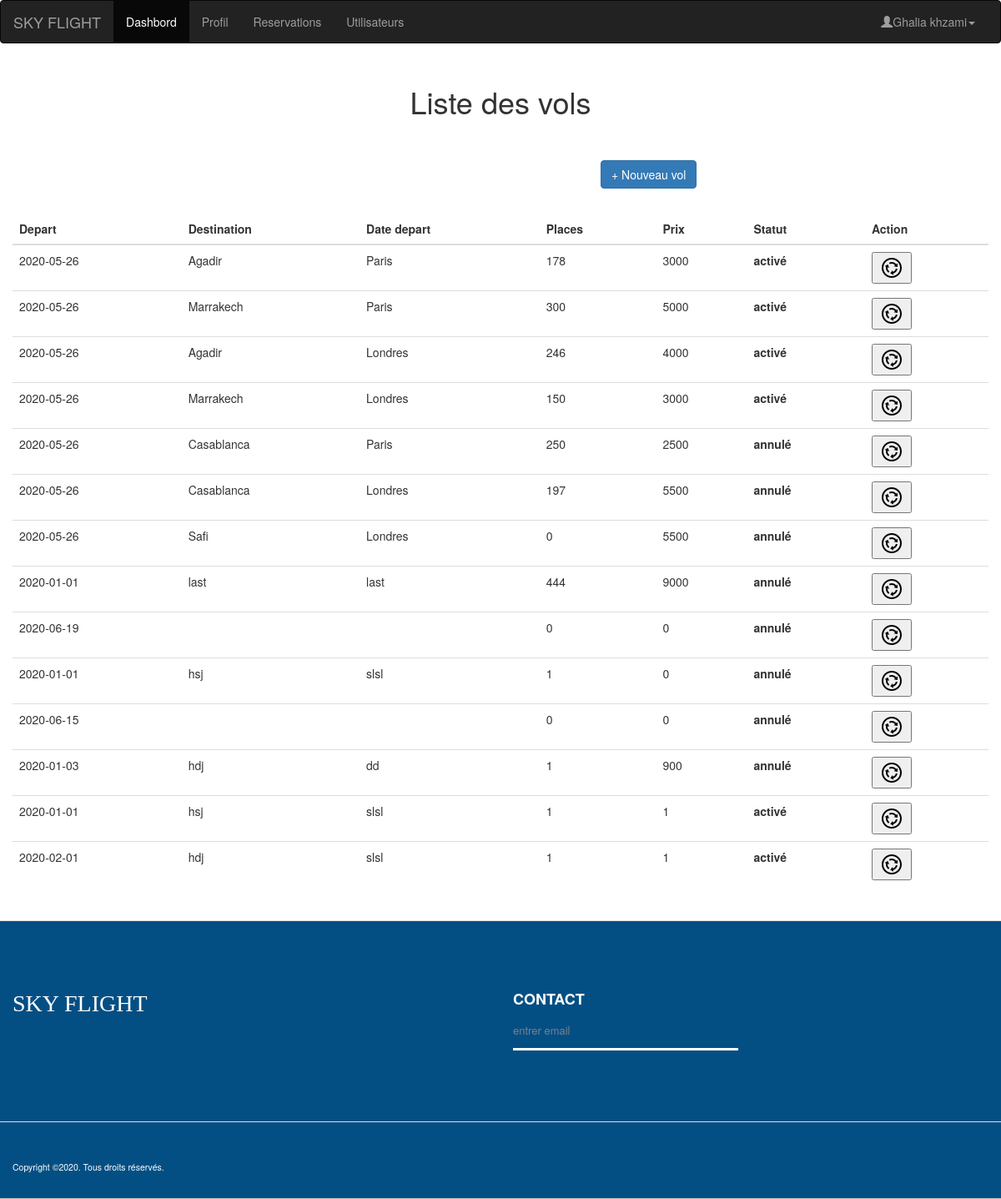
The app's page /dashbord.php (signed in) with its own data.
### tables this page shows
CREATE TABLE `vols` (
  `id` int(11) NOT NULL,
  `depart` varchar(254) DEFAULT NULL,
  `destination` varchar(254) DEFAULT NULL,
  `date_depart` date DEFAULT NULL,
  `num_place` int(11) DEFAULT NULL,
  `prix` int(11) DEFAULT NULL,
  `statut` int(10) NOT NULL
);

### dashbord-back.php (called while the page is built, shortened)
<?php
    require_once ("vol.php");
            $vol = new Vol();
            $result = $vol->getAllvols();
        ?>

### dashbord.php (the view, shortened to what this page needs)
<?php include"dashbord-back.php" ?>
<!DOCTYPE html>
<html lang="en">
<head>
  <link rel="stylesheet" href="https://maxcdn.bootstrapcdn.com/bootstrap/3.4.1/css/bootstrap.min.css">
  <link rel="stylesheet" href="css/style.css"/>
</head>
<body>
<?php include"menu-admin.php" ?>
	<h1> Liste des vols</h1>
    <p>
<a href="ajoutervol.php"><button type="button" class="btn btn-primary b" data-toggle="modal" data-target="#exampleModalLong" >
  + Nouveau vol
</button></a>
</p>
<div class="container">
    <div class="table-responsive">
  <table class="table">
    <thead>
    <tr>
    <th> Depart </th>
    <th> Destination </th>
    <th> Date depart </th>
    <th> Places </th>
    <th> Prix </th>
    <th> Statut </th>
    <th> Action </th>
    </tr>
</thead>
<tbody>
    <?php
    while ($row = $result->fetch_assoc()) { ?>
                               <tr>
								<td><?= $row['date_depart']; ?></td>
								<td><?= $row['depart']; ?></td>
								<td><?= $row['destination']; ?></td>
                                <td><?= $row['num_place']; ?></td>
                                <td><?= $row['prix']; ?></td>
                                <th><?= $vol->AfficherStatut($row['id']);?>  </th>
                                <th>
                                <form action="<?php echo $_SERVER['PHP_SELF'];?>"
                                method="POST">
                                <button type="submit" name="switch"> <img src="img/switch.png"> </button>
                                </form>
                                </th>
                        </tr>
                        <?php } ?>
                        </tbody>
  </table>
</div>
</div>
<?php include"footer.php" ?>
</body>
</html>

### menu-admin.php (shortened to what this page needs)
<nav class="navbar navbar-inverse">
  <div class="container-fluid">
    <div class="navbar-header">
      <a class="navbar-brand" href="#">SKY FLIGHT</a>
    </div>
    <div class="collapse navbar-collapse" id="myNavbar">
      <ul class="nav navbar-nav">
        <li class="active"><a href="dashbord.php">Dashbord</a></li>
        <li class="dropdown">
          <a href="profil-admin.php">Profil</a>
        </li>
        <li><a href="#">Reservations</a></li>
        <li><a href="#">Utilisateurs</a></li>
	  </ul>
      <ul class="nav navbar-nav navbar-right">
	  <li class="dropdown">
          <a class="dropdown-toggle" data-toggle="dropdown" href="#"><span class="glyphicon glyphicon-user"></span><?php echo $_SESSION['fullname']; ?><span class="caret"></span></a>
        </li>
      </ul>
    </div>
  </div>
</nav>

### vol.php (shortened to what this page needs)
<?php
class Vol
{
    function getAllvols() {
        include 'dbConnect.php';
		$stmt= $conn->query("SELECT * from vols");
        return $stmt;
}
function AfficherStatut($id) {
    include 'dbConnect.php';
    $query = "SELECT * FROM vols WHERE id='$id'";
								$stmt = $conn->prepare($query);
								$stmt->execute();
                                $result = $stmt->get_result();
    $row = $result->fetch_assoc();
    if($row['statut'])
    echo "activé";
    else
    echo "annulé";
}
}
?>

### footer.php
<footer>
    <div class="footer " id="footer">
        <div class="container">
            <div class="row">
                <div class="col-lg-6 col-md-6 col-sm-6 col-xs-6">
                    <h4> SKY FLIGHT </h4>
                </div>
                <div class="col-lg-3 col-sm-2 col-xs-3">
                    <h3> Contact </h3>
                    <ul>
                        <li><a class="email"href="#"> entrer email </a></li>
                        <br/>
                    </ul>
                </div>
        </div>
    </div>
    <div class="footer-bottom">
        <div class="container">
            <p class="pull-left copyright"> Copyright ©2020. Tous droits réservés. </p>
        </div>
    </div>
</footer>

### css/style.css (style rules this page uses)
body { overflow-x: hidden; }
h1 { text-align: center; margin-bottom: 50px; margin-top: 50px; }
.container { padding: 2rem 0rem; }
h4 { margin: 2rem 0rem 1rem; }
.b { margin-left: 60%; }
.footer { background: #034f84; height: auto; position: relative; width: 100%; border-bottom: 1px solid #CCCCCC; border-top: 1px solid #DDDDDD; }
.footer p { margin: 0; }
.footer h3 { color: white; font-size: 18px; font-weight: 600; line-height: 27px; padding: 40px 0 0px; text-transform: uppercase; margin-bottom: 15px; }
.footer h4 { color: white; font-size: 2em; font-weight: 600; line-height: 38px; padding: 40px 0 10px; font-family: cursive; font-weight: lighter }
.footer ul { font-size: 13px; list-style-type: none; margin-left: 0; padding-left: 0; margin-top: 0px; color: #7F8C8D; padding: 0 0 8px 0; }
.email { border-bottom: 3px solid #fff; }
.footer ul li a { padding: 0 0 12px 0; display: block; }
.footer a { color: white; font-weight: lighter; }
.footer p { color: white; font-weight: lighter; }
.footer a { color: #78828D }
.footer-bottom { margin-top: 2em; border-top: 1px solid #DDDDDD; padding-top: 20px; padding-bottom: 10px; }
.footer-bottom p.pull-left { padding-top: 6px; font-size: 0.75em }

### records on screen
vols: date_depart "2020-05-26", depart "Agadir", destination "Paris", num_place "178", prix "3000", statut "activé"
vols: date_depart "2020-05-26", depart "Marrakech", destination "Paris", num_place "300", prix "5000", statut "activé"
vols: date_depart "2020-05-26", depart "Agadir", destination "Londres", num_place "246", prix "4000", statut "activé"
vols: date_depart "2020-05-26", depart "Marrakech", destination "Londres", num_place "150", prix "3000", statut "activé"
vols: date_depart "2020-05-26", depart "Casablanca", destination "Paris", num_place "250", prix "2500", statut "annulé"
vols: date_depart "2020-05-26", depart "Casablanca", destination "Londres", num_place "197", prix "5500", statut "annulé"
vols: date_depart "2020-05-26", depart "Safi", destination "Londres", num_place "0", prix "5500", statut "annulé"
vols: date_depart "2020-01-01", depart "last", destination "last", num_place "444", prix "9000", statut "annulé"
vols: date_depart "2020-06-19", num_place "0", prix "0", statut "annulé"
vols: date_depart "2020-01-01", depart "hsj", destination "slsl", num_place "1", prix "0", statut "annulé"
vols: date_depart "2020-06-15", num_place "0", prix "0", statut "annulé"
vols: date_depart "2020-01-03", depart "hdj", destination "dd", num_place "1", prix "900", statut "annulé"
vols: date_depart "2020-01-01", depart "hsj", destination "slsl", num_place "1", prix "1", statut "activé"
vols: date_depart "2020-02-01", depart "hdj", destination "slsl", num_place "1", prix "1", statut "activé"

### other values on screen
$_SESSION['fullname'] "Ghalia khzami"
